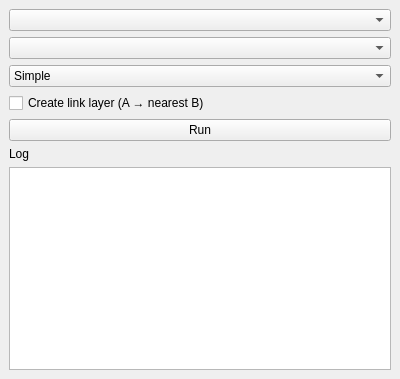
<?xml version="1.0" encoding="UTF-8"?>
<ui version="4.0">
 <class>DockWidget</class>
 <widget class="QDockWidget" name="DockWidget">
  <property name="geometry">
   <rect>
    <x>0</x>
    <y>0</y>
    <width>400</width>
    <height>379</height>
   </rect>
  </property>
  <property name="windowTitle">
   <string>DockWidget</string>
  </property>
  <widget class="QWidget" name="dockWidgetContents">
   <layout class="QVBoxLayout" name="verticalLayout_2">
    <item>
     <layout class="QVBoxLayout" name="layout_main">
      <item>
       <widget class="QgsMapLayerComboBox" name="combo_layer_a"/>
      </item>
      <item>
       <widget class="QgsMapLayerComboBox" name="combo_layer_b"/>
      </item>
      <item>
       <widget class="QComboBox" name="combo_execution_method">
        <item>
         <property name="text">
          <string>Simple</string>
         </property>
        </item>
        <item>
         <property name="text">
          <string>Optimized</string>
         </property>
        </item>
       </widget>
      </item>
      <item>
       <widget class="QCheckBox" name="check_link_layer">
        <property name="text">
         <string>Create link layer (A → nearest B)</string>
        </property>
       </widget>
      </item>
      <item>
       <widget class="QPushButton" name="push_run">
        <property name="text">
         <string>Run</string>
        </property>
       </widget>
      </item>
      <item>
       <widget class="QLabel" name="label">
        <property name="text">
         <string>Log</string>
        </property>
       </widget>
      </item>
      <item>
       <widget class="QTextBrowser" name="text_log"/>
      </item>
     </layout>
    </item>
   </layout>
  </widget>
 </widget>
 <customwidgets>
  <customwidget>
   <class>QgsMapLayerComboBox</class>
   <extends>QComboBox</extends>
   <header>qgis.gui</header>
   <container>1</container>
  </customwidget>
 </customwidgets>
 <resources/>
 <connections/>
</ui>
